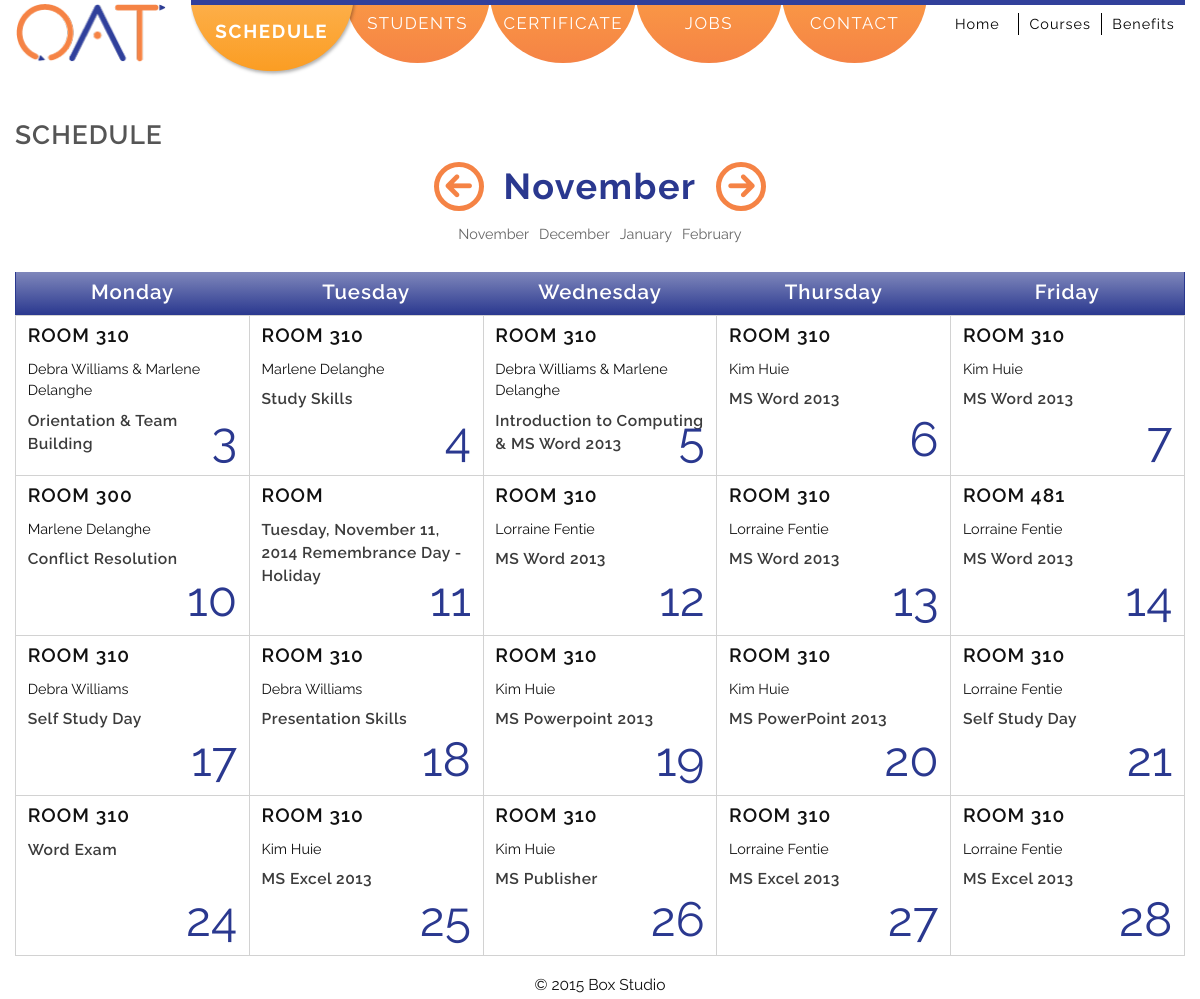
The app's page /oat/schedule.php?currentdate=2014-11 with its own data.
### tables this page shows
CREATE TABLE IF NOT EXISTS `schedule` (
  `primary_key` int(3) DEFAULT NULL,
  `year` int(4) DEFAULT NULL,
  `month` int(2) DEFAULT NULL,
  `date` int(2) DEFAULT NULL,
  `fulldate` varchar(10) DEFAULT NULL,
  `duration` varchar(1) DEFAULT NULL,
  `course` varchar(53) DEFAULT NULL,
  `instructor` varchar(34) DEFAULT NULL,
  `room` varchar(3) DEFAULT NULL
);

### oat/schedule.php (the view, shortened to what this page needs)
<?php
$bodyClass         = "subbody schedule";
$navHere           = array('class="nav-here"','','','','','','');
require_once('./templates/header.php');
require_once('./templates/subpage_nav.php');
$scheduleTable = "schedule";
 ?>
<?php
$mysqli = new mysqli(DB_HOST, DB_USER, DB_PASS, DB_NAME);
$currentdate = $_GET['currentdate'];
$query         = "SELECT fulldate FROM $scheduleTable";
$result        = $mysqli->query( $query );
$row           = mysqli_fetch_array($result);
$dateStarts    = $row['fulldate'];
$query         = "SELECT * FROM $scheduleTable WHERE fulldate = '".$dateStarts."' ";
$result        = $mysqli->query( $query );
$row           = mysqli_fetch_array($result);
$firstMonth    = new DateTime($row['fulldate']);
$monthNavLink  = $firstMonth->format('Y-n');
	$currentMonth        = new DateTime($currentdate);
	$currentmonth        = $currentMonth->format('n');
	$currentMonthDisplay = $currentMonth->format('F');
	$addOneMonth      = new DateTime($currentdate);
	$addOneMonth->modify('+1 month');
	$nextMonth        = $addOneMonth->format('Y-n');
	$subtractOneMonth = new DateTime($currentdate);
	$subtractOneMonth->modify('-1 month');
	$prevMonth        = $subtractOneMonth->format('Y-n');
	$query  = "SELECT * FROM $scheduleTable WHERE month = '".$currentmonth."' ";
	$result = $mysqli->query( $query );
?>
<main>
	<h1>Schedule</h1>
<?php
	$numberOfRecordsInResult = $result->num_rows;
	if($numberOfRecordsInResult == '0' ){
		$currentdate = date('Y-n');
		header('Location:schedule.php?currentdate='.$monthNavLink.'');
	}else{
		echo "<div class='month-control'>";
		echo "<h2>";
		echo "<a href='schedule.php?currentdate=".$prevMonth."'><span class='icon-circle-left'></span></a>";
		echo "<span>".$currentMonthDisplay."</span>";
		echo "<a href='schedule.php?currentdate=".$nextMonth."'><span class='icon-circle-right'></span></a>";
		echo "</h2>";
	}
		$query         = "SELECT fulldate FROM $scheduleTable";
		$result        = $mysqli->query( $query );
		$row           = mysqli_fetch_array($result);
		$dateStarts    = $row['fulldate'];
		$query         = "SELECT * FROM $scheduleTable WHERE fulldate = '".$dateStarts."' ";
		$result        = $mysqli->query( $query );
		$row           = mysqli_fetch_array($result);
		$firstMonth    = new DateTime($row['fulldate']);
		$ouputMonthNav = $firstMonth->format('F');
		$monthNavLink  = $firstMonth->format('Y-n');
		echo "<a href='schedule.php?currentdate=".$monthNavLink."'>".$ouputMonthNav."</a>";
		$secondMonth   = new DateTime($dateStarts);
		$secondMonth->modify('+1 month');
		$secondMonth   = $secondMonth->format('n/j/Y');
		$query         = "SELECT * FROM $scheduleTable WHERE fulldate = '".$secondMonth."' ";
		$result        = $mysqli->query( $query );
		$row           = mysqli_fetch_array($result);
		$monthNav      = new DateTime($row['fulldate']);
		$ouputMonthNav = $monthNav->format('F');
		$monthNavLink  = $monthNav->format('Y-n');
		echo "<a href='schedule.php?currentdate=".$monthNavLink."'>".$ouputMonthNav."</a>";
		$thirdMonth    = new DateTime($secondMonth);
		$thirdMonth->modify('+1 month');
		$thirdMonth    = $thirdMonth->format('n/j/Y');
		$query         = "SELECT * FROM $scheduleTable WHERE fulldate = '".$thirdMonth."' ";
		$result        = $mysqli->query( $query );
		$row           = mysqli_fetch_array($result);
		$monthNav      = new DateTime($row['fulldate']);
		$ouputMonthNav = $monthNav->format('F');
		$monthNavLink  = $monthNav->format('Y-n');
		echo "<a href='schedule.php?currentdate=".$monthNavLink."'>".$ouputMonthNav."</a>";
		$fourthMonth   = new DateTime($thirdMonth);
		$fourthMonth->modify('+1 month');
		$fourthMonth   = $fourthMonth->format('n/j/Y');
		$query         = "SELECT * FROM $scheduleTable WHERE fulldate = '".$fourthMonth."' ";
		$result        = $mysqli->query( $query );
		$row           = mysqli_fetch_array($result);
		$monthNav      = new DateTime($row['fulldate']);
		$ouputMonthNav = $monthNav->format('F');
		$monthNavLink  = $monthNav->format('Y-n');
		echo "<a href='schedule.php?currentdate=".$monthNavLink."'>".$ouputMonthNav."</a>";
		echo "</div>";
function draw_calendar($month,$year){
		$scheduleTable = "schedule";
		$mysqli = new mysqli(DB_HOST, DB_USER, DB_PASS, DB_NAME);
		$currentdate = $_GET['currentdate'];
		$currentMonth        = new DateTime($currentdate);
		$currentmonth        = $currentMonth->format('n');
		$query   = "SELECT * FROM $scheduleTable WHERE month = '".$currentmonth."' ";
		$result  = $mysqli->query( $query );
		$calendar = '<table class="desktop-schedule">';
		$headings = array('Sunday','Monday','Tuesday','Wednesday','Thursday','Friday','Saturday');
		$calendar.= '<thead><th>'.implode('</th><th>',$headings).'</th></thead>';
		$running_day = date('w',mktime(0,0,0,$month,1,$year));
		$days_in_month = date('t',mktime(0,0,0,$month,1,$year));
		$days_in_this_week = 1;
		$day_counter = 0;
		$calendar.= '<tr>';
		for($x = 0; $x < $running_day; $x++):
				$calendar.= '<td class="calendar-day-np"> </td>';
				$days_in_this_week++;
		endfor;
		for($list_day = 1; $list_day <= $days_in_month; $list_day++):
			$currentYear  = date('Y');
			$currentMonth = date('n');
			$currentDate  = date('j');
			$row          = mysqli_fetch_array($result);
			if( $row['year'] == $currentYear && $row['month'] == $currentMonth && $row['date'] == $currentDate ){
						$bgc = 'class = "today"';
			}else{
						$bgc = "";
			}
				$calendar.= "<td ".$bgc.">";
				$calendar.= '<span class="date">'.$list_day."</span>
				 <span class='room'>Room ".$row['room']."</span>
				 <span class='instructor'>".$row['instructor']."</span>
				 <span class='course'>".$row['course']."</span></td>";
				$calendar.= '</td>';
				if($running_day == 6):
				$calendar.= '</tr>';
					if(($day_counter+1) != $days_in_month):
					$calendar.= '<tr>';
					endif;
				$running_day = -1;
				$days_in_this_week = 0;
				endif;
				$days_in_this_week++; $running_day++; $day_counter++;
		endfor;
		if($days_in_this_week < 8):
				for($x = 1; $x <= (8 - $days_in_this_week); $x++):
				$calendar.= '<td class="calendar-day-np"> </td>';
				endfor;
		endif;
		$calendar.= '</tr>';
		$calendar.= '</table>';
		return $calendar;
}
$currentdate = $_GET['currentdate'];
$currentdate = new DateTime($currentdate);
$month = $currentdate->format('n');
$year = $currentdate->format('Y');
echo draw_calendar($month,$year);
?>
</main>
 <?php
 include_once('./templates/footer.php');
 ?>

### oat/templates/header.php (shortened to what this page needs)
<!DOCTYPE html>
<html class="no-js" lang="en">
<head>
	<link rel="stylesheet" href="styles/reset.css">
	<link rel="stylesheet" href="styles/typography.css">
	<link rel="stylesheet" href="styles/mobile.css">
	<link rel="stylesheet" href="styles/tablet.css">
	<link rel="stylesheet" href="styles/desktop.css">
</head>
<body class=<?php echo '"' . $bodyClass . '"' ?>>
  <div class="content-wrapper">
  	<div class="header-nav-container clearfix">
    <header>
      <div class="inner-header clearfix">
        <div class="logo">
            <a href="index.php"><img src="images/logo.png" alt="The BCIT Office Administrator with Technology is a hands-on program designed to provide you with the computer and business skills required by administrative positions today"></a>
        </div>
      </div>
    </header>

### oat/templates/subpage_nav.php (shortened to what this page needs)
<?php
$currentdate = date('Y-n');
?>
<div class="subpage-nav-container">
    <nav class="subpage-main-nav">
        <ul class="clearfix">
          <li><?php echo "<a href='schedule.php?currentdate=".$currentdate . "'" .$navHere[0] . ">Schedule</a>"; ?></li>
          <li><a href="students.php" <?php echo $navHere[1] ?>>Students</a></li>
          <li><a href="certification.php" <?php echo $navHere[2] ?>>Certificate</a></li>
          <li><a href="jobs.php" <?php echo $navHere[3] ?>>Jobs</a></li>
          <li><a href="contact.php" <?php echo $navHere[4] ?>>Contact</a></li>
        </ul>
    </nav>
    <nav class="subpage-sub-nav">
        <ul class="clearfix">
          <li><a href="index.php">Home</a></li>
          <li><a href="courses.php" <?php echo $navHere[5] ?>>Courses</a></li>
          <li><a href="benefits.php" <?php echo $navHere[6] ?>>Benefits</a></li>
        </ul>
    </nav>
	</div>
</div>

### oat/templates/footer.php (shortened to what this page needs)
<footer>
	<p>&copy <?php echo date('Y'); ?> Box Studio</p>
</footer>
</div>
</body>
</html>

### oat/styles/typography.css (style rules this page uses)
html { font-size: 62.5%; }
body { color: #111; background-color: white; font-family: 'Raleway', Arial, sans-serif; font-size: 1.6rem; font-weight: 400; line-height: 1.5; }
h1 { letter-spacing: 1px; text-transform: uppercase; color: #555; font-size: 2.2rem; font-weight: 600; }
h2 { color: #2a388f; font-size: 1.8rem; font-weight: 700; }
a { text-decoration: none; color: #333; font-family: 'Raleway', Arial, sans-serif; }
[class^='icon-'], [class*=' icon-'] { padding-right: 5px; text-transform: none; color: #f58345; font-family: 'icomoon'; font-size: 1.7rem; font-weight: normal; font-style: normal; font-variant: normal; line-height: 1; speak: none; -webkit-font-smoothing: antialiased; -moz-osx-font-smoothing: grayscale; }
.icon-circle-right:before { content: '\ea3c'; }
.icon-circle-left:before { content: '\ea40'; }
.icon-circle-left { padding-right: 20px; }
.icon-circle-right { padding-right: 0; padding-left: 20px; }
.icon-circle-right:before, .icon-circle-left:before { padding: 5px; border: 5px solid #f58345; border-radius: 50%; font-size: 2.4rem; font-weight: bold; }

### oat/styles/mobile.css (style rules this page uses)
.clearfix:after { content: ''; display: table; clear: both; }
html { overflow-x: hidden; box-sizing: border-box; }
*, *:before, *:after { box-sizing: inherit; }
body { position: relative; background: white; webkit-overflow-scrolling: touch; }
.content-wrapper { padding: 0 1%; }
.subbody header { margin-bottom: 10px; }
h2 { margin-top: 20px; margin-bottom: 5px; padding-bottom: 5px; letter-spacing: 1px; border-bottom: 2px solid #f58245; }
p { margin-bottom: 15px; }
header { position: relative; }
.inner-header { padding: 6px 0; }
.logo { float: left; width: 40%; }
.logo img { display: block; max-width: 100%; height: auto; }
.home-sub-nav, .subpage-main-nav, .subpage-sub-nav { display: none; }
.desktop-schedule { display: none; }
.month-control { margin-bottom: 15px; }
.schedule main h2 { padding-bottom: 0; text-align: center; border-bottom: none; font-size: 3rem; }
.course { color: #3c3c3c; }
.month-control { text-align: center; }
.month-control h2 + a, .month-control h2 + a + a, .month-control a:nth-of-type(3), .month-control a:nth-of-type(4) { margin-right: 10px; color: #666; font-size: 1.2rem; }
.month-control a:nth-of-type(4) { margin-right: 0; }
footer { margin-top: 15px; }
footer p { margin-bottom: 10px; text-align: center; font-size: 1.3rem; }

### records on screen
schedule: fulldate "November"
schedule: fulldate "December"
schedule: fulldate "January"
schedule: fulldate "February"
schedule: room "310", instructor "Debra Williams & Marlene Delanghe", course "Orientation & Team Building"
schedule: room "310", instructor "Marlene Delanghe", course "Study Skills"
schedule: room "310", instructor "Debra Williams & Marlene Delanghe", course "Introduction to Computing & MS Word 2013"
schedule: room "310", instructor "Kim Huie", course "MS Word 2013"
schedule: room "310", instructor "Kim Huie", course "MS Word 2013"
schedule: room "300", instructor "Marlene Delanghe", course "Conflict Resolution"
schedule: course "Tuesday, November 11, 2014 Remembrance Day - Holiday"
schedule: room "310", instructor "Lorraine Fentie", course "MS Word 2013"
schedule: room "310", instructor "Lorraine Fentie", course "MS Word 2013"
schedule: room "481", instructor "Lorraine Fentie", course "MS Word 2013"
schedule: room "310", instructor "Debra Williams", course "Self Study Day"
schedule: room "310", instructor "Debra Williams", course "Presentation Skills"
schedule: room "310", instructor "Kim Huie", course "MS Powerpoint 2013"
schedule: room "310", instructor "Kim Huie", course "MS PowerPoint 2013"
schedule: room "310", instructor "Lorraine Fentie", course "Self Study Day"
schedule: room "310", course "Word Exam"
schedule: room "310", instructor "Kim Huie", course "MS Excel 2013"
schedule: room "310", instructor "Kim Huie", course "MS Publisher"
schedule: room "310", instructor "Lorraine Fentie", course "MS Excel 2013"
schedule: room "310", instructor "Lorraine Fentie", course "MS Excel 2013"

### other values on screen
$currentMonthDisplay "November"
implode('</th><th>',$headings) "Monday Tuesday Wednesday Thursday Friday"
